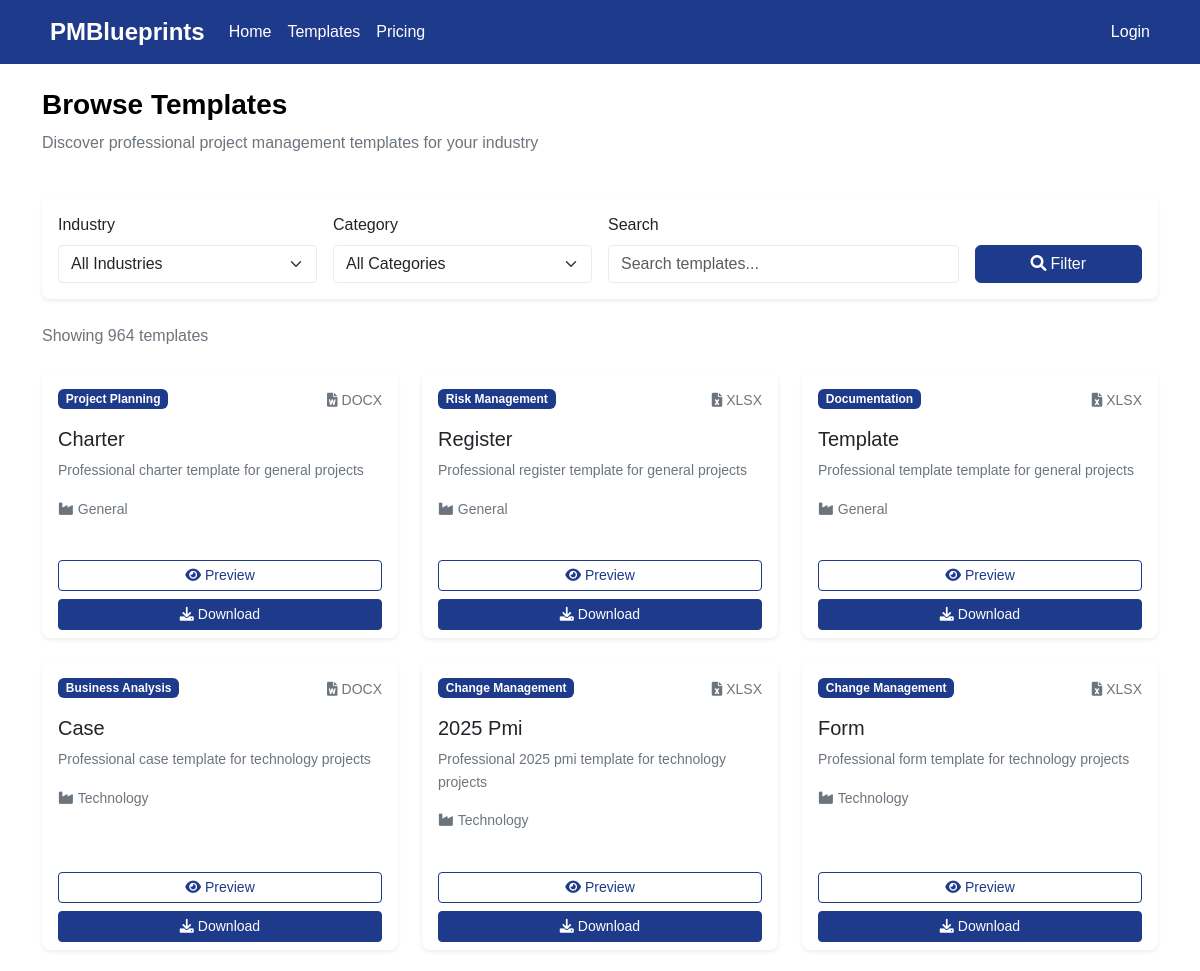
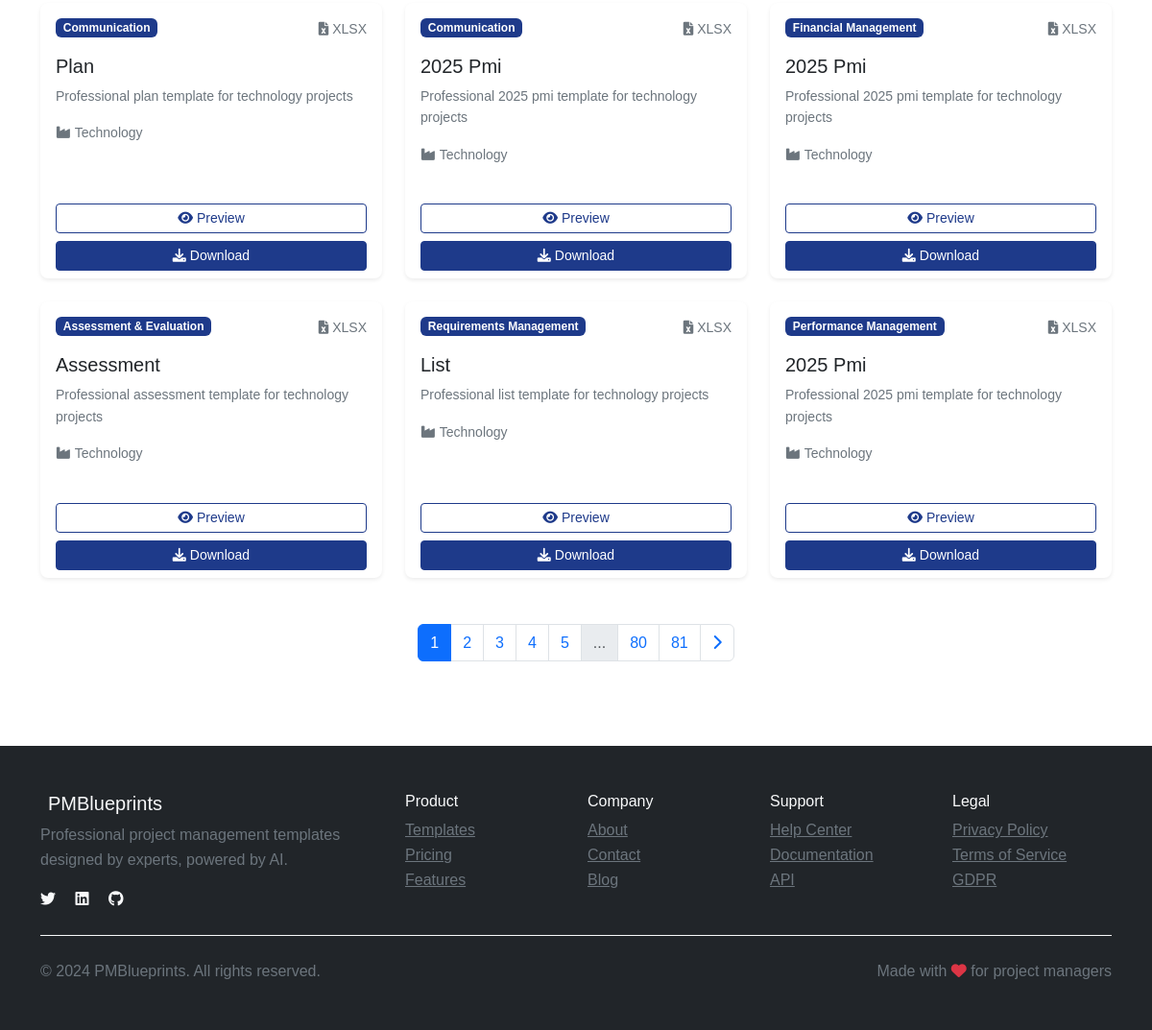
Before: /templates/ with the older database file (2 pictures, top to bottom).
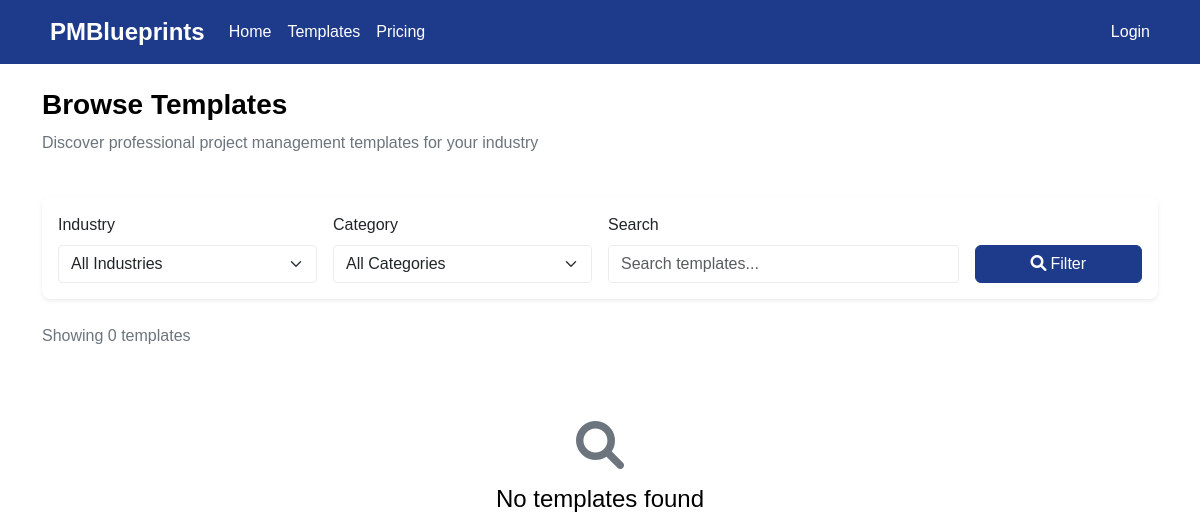
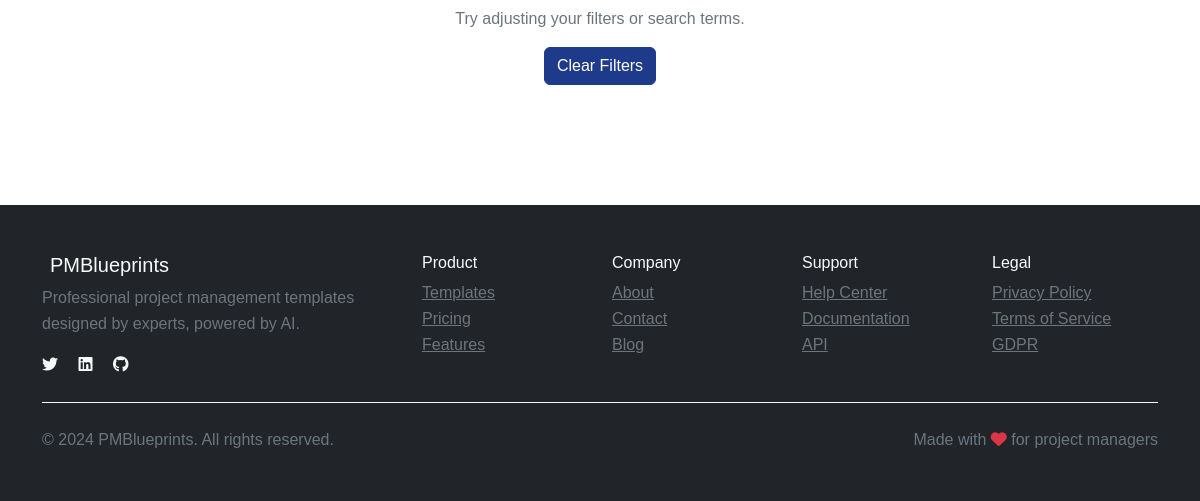
After: the same page with the newer database file (2 pictures, top to bottom).
### app.py (models this page shows, shortened)
class Template(db.Model):
    id = db.Column(db.Integer, primary_key=True)
    name = db.Column(db.String(200), nullable=False)
    description = db.Column(db.Text)
    industry = db.Column(db.String(50), nullable=False)
    category = db.Column(db.String(50), nullable=False)
    file_type = db.Column(db.String(10), nullable=False)  # xlsx, docx, pdf
    filename = db.Column(db.String(255), nullable=False)
    file_path = db.Column(db.String(255))
    preview_image = db.Column(db.String(255))
    downloads = db.Column(db.Integer, default=0)
    rating = db.Column(db.Float, default=4.5)
    tags = db.Column(db.Text)
    file_size = db.Column(db.Integer)
    has_formulas = db.Column(db.Boolean, default=False)
    has_fields = db.Column(db.Boolean, default=False)
    created_at = db.Column(db.DateTime, default=datetime.utcnow)
    is_premium = db.Column(db.Boolean, default=False)

### routes/templates.py (the view)
@templates_bp.route('/')
def browse():
    try:
        from app import db, Template
        logger.info("Templates browse route called")
        template_count = Template.query.count()
        logger.info(f"Database connection successful. Found {template_count} templates")
        industry = request.args.get('industry')
        category = request.args.get('category')
        search = request.args.get('search', '').strip()
        page = request.args.get('page', 1, type=int)
        per_page = 12
        logger.info(f"Filters - Industry: {industry}, Category: {category}, Search: {search}, Page: {page}")
        query = Template.query
        if industry:
            query = query.filter(Template.industry == industry)
            logger.info(f"Filtered by industry: {industry}")
        if category:
            query = query.filter(Template.category == category)
            logger.info(f"Filtered by category: {category}")
        if search:
            search_term = f"%{search}%"
            query = query.filter(Template.name.ilike(search_term) | Template.description.ilike(search_term))
            logger.info(f"Filtered by search: {search}")
        total_count = query.count()
        logger.info(f"Query returned {total_count} templates")
        pagination = query.paginate(page=page, per_page=per_page, error_out=False)
        logger.info(f"Pagination: {len(pagination.items)} items on page {page} of {pagination.pages}")
        industries = [row[0] for row in db.session.query(Template.industry).distinct().order_by(Template.industry).all()]
        categories = [row[0] for row in db.session.query(Template.category).distinct().order_by(Template.category).all()]
        logger.info(f"Found {len(industries)} industries and {len(categories)} categories")
        return render_template('templates/browse.html',
                             templates=pagination,
                             industries=industries,
                             categories=categories,
                             current_industry=industry,
                             current_category=category,
                             current_search=search)
    except Exception as e:
        logger.error(f"CRITICAL: Template browse error: {e}", exc_info=True)
        class MockPagination:
            def __init__(self):
                self.items = []
                self.pages = 0
                self.page = 1
                self.per_page = 12
                self.total = 0
                self.has_next = False
                self.has_prev = False
        mock_pagination = MockPagination()
        error_details = f"Database Error: {str(e)}"
        logger.error(f"Returning error page with message: {error_details}")
        return render_template('templates/browse.html',
                             templates=mock_pagination,
                             industries=[],
                             categories=[],
                             current_industry=None,
                             current_category=None,
                             current_search='',
                             error_message=error_details)

### app.py (called while the page is built)
@app.before_request
def manage_session():
    logger.info(f"Request: {request.method} {request.path}")
    logger.info(f"Session exists: {bool(session)}")
    logger.info(f"Session ID: {session.get('_id', 'NO_SESSION_ID')}")
    logger.info(f"User authenticated: {current_user.is_authenticated}")
    if current_user.is_authenticated:
        logger.info(f"Current user: {current_user.email} (ID: {current_user.id})")
        session.modified = True

@app.after_request
def save_session(response):
    logger.info(f"Response: {response.status_code}")
    cookie_header = response.headers.get('Set-Cookie')
    if cookie_header:
        logger.info(f"Set-Cookie: {cookie_header[:100]}...")  # Log first 100 chars
    else:
        logger.warning("No Set-Cookie header in response")
    return response

### monitoring.py (called while the page is built)
    def before_request(self):
        g.start_time = time.time()
        g.request_id = f"{datetime.utcnow().timestamp()}-{request.remote_addr}"

    def teardown_request(self, exception=None):
        if exception:
            endpoint = request.endpoint or 'unknown'
            performance_metrics['errors'][endpoint] += 1
            logger.error(f"Request error in {endpoint}: {exception}")

### templates/templates/browse.html (shortened to what the changed rows need)
{% extends "base.html" %}
{% block content %}
<div class="container py-4">
    <div class="row mb-4">
        <div class="col-12">
            <h1 class="h3 fw-bold">Browse Templates</h1>
        </div>
    </div>
    <div class="row mb-4">
        <div class="col-12">
            <p class="text-muted mb-0">
                Showing {{ templates.total }} template{{ 's' if templates.total != 1 else '' }}
            </p>
        </div>
    </div>
    <div class="row g-4" id="templatesGrid">
        {% for template in templates.items %}
        <div class="col-md-6 col-lg-4">
            <div class="card h-100 border-0 shadow-sm template-card">
                <div class="card-body">
                    <div class="d-flex justify-content-between align-items-start mb-3">
                        <span class="badge bg-primary">{{ template.category }}</span>
                        <small class="text-muted">
                            <i class="fas fa-file-{{ 'excel' if template.file_type == 'xlsx' else 'word' if template.file_type == 'docx' else 'alt' }} me-1"></i>{{ template.file_type.upper() }}
                        </small>
                    </div>
                    <h5 class="card-title">{{ template.name }}</h5>
                    <p class="card-text text-muted small">{{ template.description if template.description else 'Professional project management template' }}</p>
                    <div class="template-meta mb-3">
                        <small class="text-muted">
                            <i class="fas fa-industry me-1"></i>{{ template.industry }}
                        </small>
                    </div>
                </div>
                <div class="card-footer bg-transparent border-0">
                    <div class="d-grid gap-2">
                        <button class="btn btn-outline-primary btn-sm" onclick="previewTemplate({{ template.id }}, '{{ template.name }}', '{{ template.description }}', '{{ template.category }}', '{{ template.industry }}', '{{ template.file_type }}')">
                            <i class="fas fa-eye me-1"></i>Preview
                        </button>
                        <a href="{{ url_for('templates.download', template_id=template.id) }}"
                           class="btn btn-primary btn-sm">
                            <i class="fas fa-download me-1"></i>Download
                        </a>
                    </div>
                </div>
            </div>
        </div>
        {% else %}
        <div class="col-12">
            <div class="text-center py-5">
                <i class="fas fa-search fa-3x text-muted mb-3"></i>
                <h4>No templates found</h4>
                <p class="text-muted">Try adjusting your filters or search terms.</p>
                <a href="{{ url_for('templates.browse') }}" class="btn btn-primary">
                    Clear Filters
                </a>
            </div>
        </div>
        {% endfor %}
    </div>
    {% if templates.pages > 1 %}
    <div class="row mt-5">
        <div class="col-12">
            <nav aria-label="Template pagination">
                <ul class="pagination justify-content-center">
                    {% for page_num in templates.iter_pages() %}
                        {% if page_num %}
                            {% if page_num != templates.page %}
                            <li class="page-item">
                                <a class="page-link" href="{{ url_for('templates.browse', page=page_num,
                                   industry=current_industry, category=current_category, search=current_search) }}">
                                    {{ page_num }}
                                </a>
                            </li>
                            {% else %}
                            <li class="page-item active">
                                <span class="page-link">{{ page_num }}</span>
                            </li>
                            {% endif %}
                        {% else %}
                        <li class="page-item disabled">
                            <span class="page-link">...</span>
                        </li>
                        {% endif %}
                    {% endfor %}
                    {% if templates.has_next %}
                    <li class="page-item">
                        <a class="page-link" href="{{ url_for('templates.browse', page=templates.next_num,
                           industry=current_industry, category=current_category, search=current_search) }}">
                            <i class="fas fa-chevron-right"></i>
                        </a>
                    </li>
                    {% endif %}
                </ul>
            </nav>
        </div>
    </div>
    {% endif %}
</div>
{% endblock %}

Changed rows visible on the page:
removed Template: category "Project Planning", file_type "DOCX", name "Charter", description "Professional charter template for general projects", industry "General"
removed Template: category "Risk Management", file_type "XLSX", name "Register", description "Professional register template for general projects", industry "General"
removed Template: category "Documentation", file_type "XLSX", name "Template", description "Professional template template for general projects", industry "General"
removed Template: category "Business Analysis", file_type "DOCX", name "Case", description "Professional case template for technology projects", industry "Technology"
removed Template: category "Change Management", file_type "XLSX", name "2025 Pmi", description "Professional 2025 pmi template for technology projects", industry "Technology"
removed Template: category "Change Management", file_type "XLSX", name "Form", description "Professional form template for technology projects", industry "Technology"
removed Template: category "Communication", file_type "XLSX", name "Plan", description "Professional plan template for technology projects", industry "Technology"
removed Template: category "Communication", file_type "XLSX", name "2025 Pmi", description "Professional 2025 pmi template for technology projects", industry "Technology"
removed Template: category "Financial Management", file_type "XLSX", name "2025 Pmi", description "Professional 2025 pmi template for technology projects", industry "Technology"
removed Template: category "Assessment & Evaluation", file_type "XLSX", name "Assessment", description "Professional assessment template for technology projects", industry "Technology"
removed Template: category "Requirements Management", file_type "XLSX", name "List", description "Professional list template for technology projects", industry "Technology"
removed Template: category "Performance Management", file_type "XLSX", name "2025 Pmi", description "Professional 2025 pmi template for technology projects", industry "Technology"
Other visible differences:
{{ templates.total }}: "964" → "0"
text now shown: "No templates found Try adjusting your filters or search terms. Clear Filters"
list line gone: "1"
list line gone: "2"
list line gone: "3"
list line gone: "4"
list line gone: "5"
list line gone: "80"
list line gone: "81"
